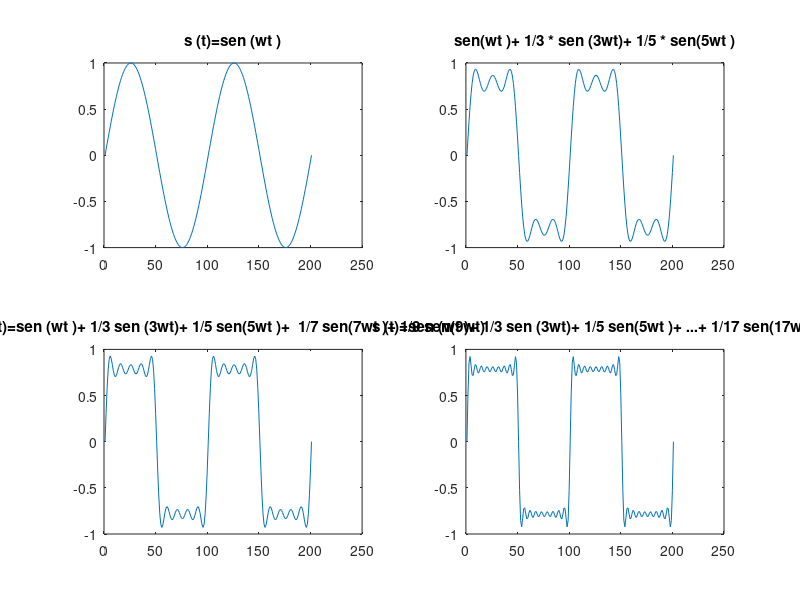

Here is the MATLAB script that generated this plot:
clear all;
close all;

t = 0:0.01:2;
w = 2*pi;

% a) s (t)=sen (wt )
sa = sin(w*t);

%b) sen(wt )+ 1/3 * sen (3wt)+ 1/5 * sen(5wt )

sb = sin(w*t) + (1/3) * sin(3*w*t) + (1/5) * sin(5*w*t);

%c) s (t)=sen (wt )+ 1/3 sen (3wt)+ 1/5 sen(5wt )+  1/7 sen(7wt )+ 1/9 sen(9wt)

sc = sin(w*t) + (1/3) * sin(3*w*t) + (1/5) * sin(5*w*t) + (1/7) * sin(7*w*t) + (1/9) * sin(9*w*t);

%d) s (t)=sen (wt )+ 1/3 sen (3wt)+ 1/5 sen(5wt )+ ...+ 1/17 sen(17wt )

sd = sin(w*t) + (1/3) * sin(3*w*t) + (1/5) * sin(5*w*t) + (1/7) * sin(7*w*t) + (1/9) * sin(9*w*t) + (1/11) * sin(11*w*t) + (1/13) * sin(13*w*t) + (1/15) * sin(15*w*t) + (1/17) * sin(17*w*t);

%Mostra as imagens
subplot(2,2,1), plot(sa) ,title("s (t)=sen (wt )");
subplot(2,2,2), plot(sb) ,title("sen(wt )+ 1/3 * sen (3wt)+ 1/5 * sen(5wt )");
subplot(2,2,3), plot(sc) ,title("s (t)=sen (wt )+ 1/3 sen (3wt)+ 1/5 sen(5wt )+  1/7 sen(7wt )+ 1/9 sen(9wt)");
subplot(2,2,4), plot(sd) ,title("s (t)=sen (wt )+ 1/3 sen (3wt)+ 1/5 sen(5wt )+ ...+ 1/17 sen(17wt )");

%Conforme consideramos componentes de frequências mais altas na composição das funções acima, o gráfico se aproxima de uma determinada forma de onda. Que onda é essa? Qual conclusão podemos extrair dessa observação?

% O gráfico se aparenta com a forma de uma onda quadrada, sendo representado por uma série de fourrier
% Quanto maior o número de amostras, melhor será a aproximação do sinal representado do sinal real.

%link de apoio:
%http://www.searadaciencia.ufc.br/tintim/matematica/fourier/fourier5.htm
